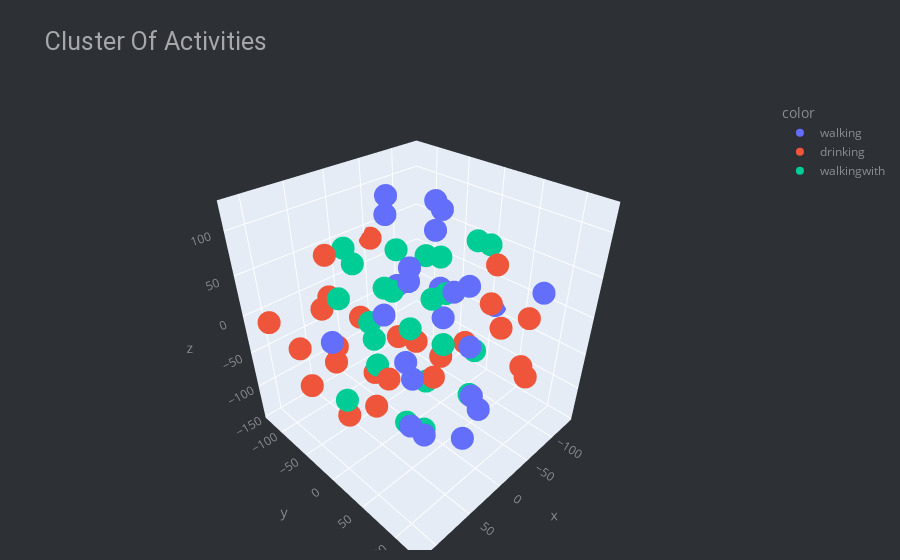

The code cell stored with this chart in its notebook:
### Markdown cell above
```
And here we do the same but then to go to 3d space
```

### Code cell
# t-sne (3D)
x_for_tsne = df_train.drop(['subject', 'Activity'], axis=1)

tsne = TSNE(random_state = 42, n_components=3, verbose=1, perplexity=45, n_iter=1000).fit_transform(x_for_tsne)
fig = px.scatter_3d(
    x =tsne[:, 0],
    y = tsne[:, 1],
    z = tsne[:, 2],
    color=df_train['Activity']
)
fig.update_layout(
    title="Cluster Of Activities",
    title_font=dict(size=25, color='#a5a7ab', family='roboto'),
    font=dict(color='#8a8d93'),
    plot_bgcolor='#2d3035', paper_bgcolor='#2d3035',
    margin=dict(t=100, b=10, l=70, r=40), 
    )
fig.show()

### Figure 1 — Plotly figure (JSON) as saved in the notebook; plotly's stock layout.template omitted (floating-point values rounded to 4 significant figures)
{"data": [{"hovertemplate": "color=walking<br>x=%{x}<br>y=%{y}<br>z=%{z}<extra></extra>", "legendgroup": "walking", "marker": {"color": "#636efa", "symbol": "circle"}, "mode": "markers", "name": "walking", "scene": "scene", "showlegend": true, "type": "scatter3d", "x": [115.0, 66.85, -80.59, 41.22, 16.69, 14.8, -98.6, -36.95, 15.66, 61.95, 65.58, 11.76, 7.574, 30.54, -84.22, 16.28, -80.58, -119.9, -64.83, 65.06, -25.59, 99.75, 90.08, -133.5], "y": [17.35, 83.97, -44.6, 126.6, 91.28, 11.95, -4.458, 5.288, 69.92, 63.4, 63.35, 42.14, 91.85, 103.8, 102.4, -19.03, -28.3, -70.07, -93.34, 30.13, -64.64, 99.56, 84.3, 9.68], "z": [42.13, -60.2, 98.58, -14.56, -97.23, 74.95, -1.107, 116.6, 73.46, -4.665, 102.6, 123.2, -42.81, 38.13, 42.69, 120.2, -48.73, -41.15, -23.31, 53.32, 114.2, -12.81, 43.72, -37.66]}, {"hovertemplate": "color=drinking<br>x=%{x}<br>y=%{y}<br>z=%{z}<extra></extra>", "legendgroup": "drinking", "marker": {"color": "#EF553B", "symbol": "circle"}, "mode": "markers", "name": "drinking", "scene": "scene", "showlegend": true, "type": "scatter3d", "x": [90.87, -37.91, -28.9, -52.61, 85.31, 35.38, 87.02, 46.3, -31.71, -14.28, -116.2, 21.0, 58.37, -84.26, -0.337, 113.5, 0.02657, 104.8, -41.53, -72.98, 73.8, -22.91, 36.15, -70.58, -42.03], "y": [-68.3, -64.13, 93.64, -126.6, -9.781, -24.85, -21.47, 11.73, 126.2, -107.5, 70.62, -119.7, -79.88, -33.67, -68.1, -42.21, 32.33, -114.3, 39.74, 94.65, -40.61, -17.42, -91.19, 49.24, 73.06], "z": [-77.21, -73.88, 23.26, 34.55, -86.18, -116.9, 103.0, -45.75, -20.71, -54.16, -19.16, -13.81, 4.988, -114.4, -112.4, 1.587, -58.8, -6.856, -29.49, -50.13, -37.08, -48.61, -64.23, 11.96, 79.79]}, {"hovertemplate": "color=walkingwith<br>x=%{x}<br>y=%{y}<br>z=%{z}<extra></extra>", "legendgroup": "walkingwith", "marker": {"color": "#00cc96", "symbol": "circle"}, "mode": "markers", "name": "walkingwith", "scene": "scene", "showlegend": true, "type": "scatter3d", "x": [-80.78, 55.06, -43.5, 23.65, 105.4, 8.032, 33.31, 41.06, -25.03, -38.68, 5.615, -78.92, 3.587, -29.12, -52.31, -21.26, 3.779, -82.94, -114.3, 18.52, 11.9, -28.03, 66.26], "y": [-58.78, 2.046, -12.72, -33.19, 17.44, 52.18, -66.16, 32.15, -2.866, 52.96, 2.401, 25.07, -92.0, -54.56, -9.104, 27.8, 22.51, 33.06, -8.703, -48.91, -29.6, -61.65, -36.29], "z": [25.65, 5.915, 2.079, -65.99, -32.96, 0.9345, 74.24, -98.35, -101.7, -95.86, -6.165, -69.73, 34.48, 53.84, 53.25, 37.22, -143.5, 72.0, 50.9, -16.92, 33.16, -1.946, 41.43]}], "layout": {"font": {"color": "#8a8d93"}, "legend": {"title": {"text": "color"}, "tracegroupgap": 0}, "margin": {"b": 10, "l": 70, "r": 40, "t": 100}, "paper_bgcolor": "#2d3035", "plot_bgcolor": "#2d3035", "scene": {"domain": {"x": [0, 1], "y": [0, 1]}, "xaxis": {"title": {"text": "x"}}, "yaxis": {"title": {"text": "y"}}, "zaxis": {"title": {"text": "z"}}}, "title": {"font": {"color": "#a5a7ab", "family": "roboto", "size": 25}, "text": "Cluster Of Activities"}}}
